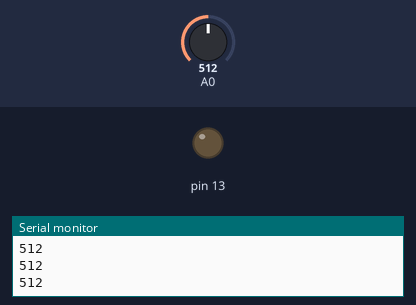
The sketch below on a simulated Arduino Uno, built with avr-gcc and run on an emulated ATmega328P. Parts: output pins drawn as LEDs (lit = HIGH), the last lines printed to the serial monitor. Inputs (shaded band) come from the test bench; at power-on: A0 = 512.

Above: at 1.3 s.
1.4 s: A0 set to 416
2.9 s: A0 set to 392
At 3.5 s:
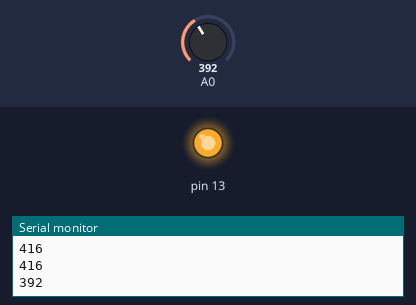
4.5 s: A0 set to 410
At 5.7 s:
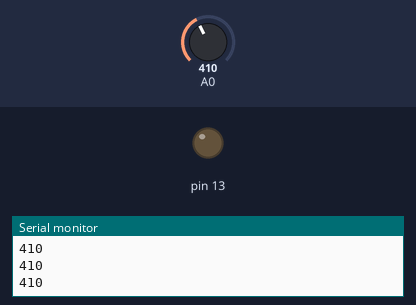
6.0 s: A0 set to 390
At 7.1 s:
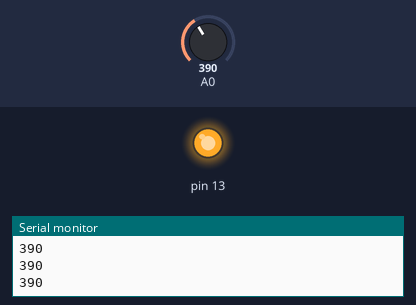
Timing chart, 0 to 8.5 s (numbered marks = the images above; inputs shaded):
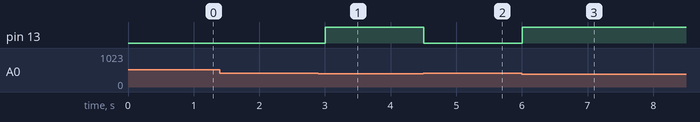

The sketch:

LDR_analogRead_LED.ino
```cpp
int LDRValue=0 ;
// switch on the led at pin 13 when analog pin returns less than 400 value
// else led to be off
void setup() {
  Serial.begin(9600); // 9600 baudrate
  pinMode(13, OUTPUT);
}

void loop() {
    LDRValue = analogRead(A0);
    Serial.println(LDRValue ) ;
    if (LDRValue < 400){
      digitalWrite(13, HIGH);
    }else {
      digitalWrite(13, LOW);
    }
    delay(500);
}
```

Measured:
- the behaviour switches between 400 and 399 on A0 (found by bisection; images 0 and 1)
- after the input at 2.9 s, pin 13: LOW → HIGH after 0.10 s
- after the input at 4.5 s, pin 13: HIGH → LOW at once
- after the input at 6.0 s, pin 13: LOW → HIGH at once
